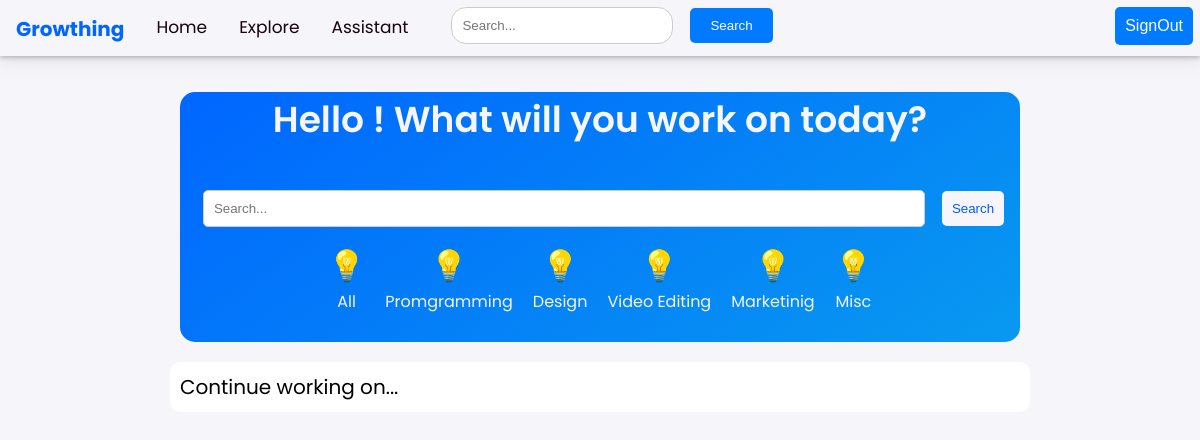
The app's page /home/ (signed in), older data.
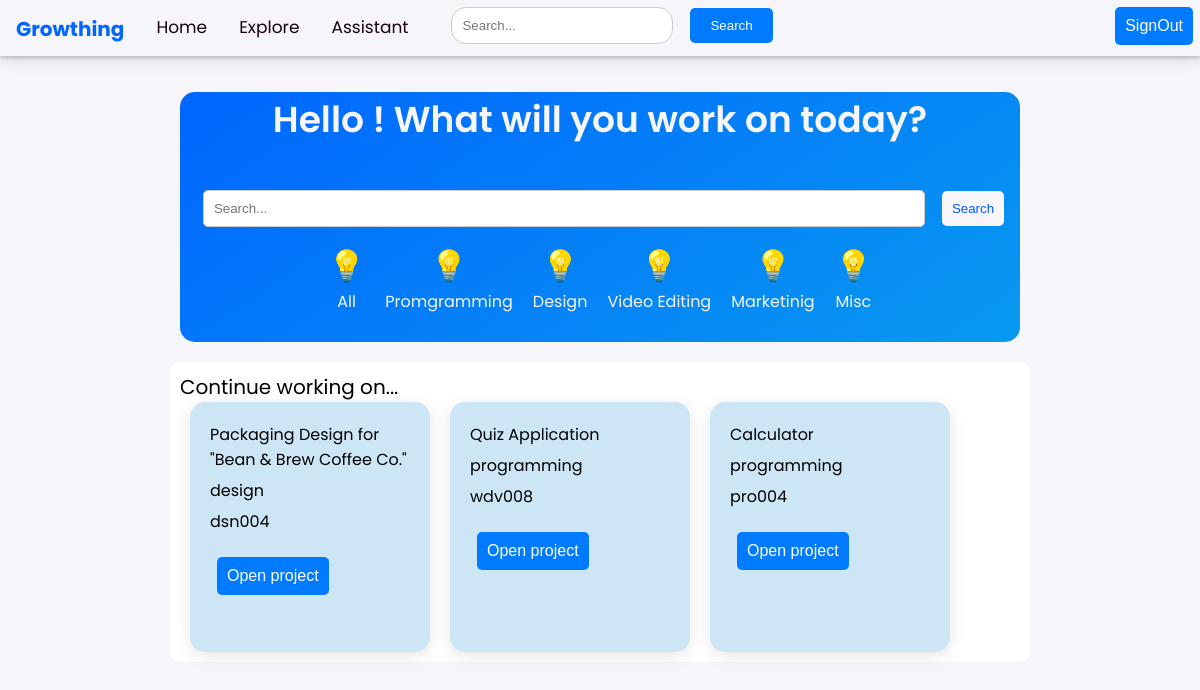
The same page, newer data.
### appname/models.py (models this page shows, shortened)
class Roadmap(models.Model):
    title = models.CharField(max_length=100)
    emoji = models.CharField(max_length=200, null=True)
    description = models.TextField()
    skills = models.CharField(max_length=200)
    tools = models.CharField(max_length=200, null=True)
    genre = models.CharField(max_length=20, choices=genre, default='misc')
    difficulty = models.CharField(max_length=20, choices=difficulty, default='misc')
    generate_roadmap = models.TextField()
    project_id = models.CharField(max_length=100)
    task = models.TextField()
    user = models.ForeignKey(User, on_delete=models.CASCADE, null=True)

### appname/views.py (the view)
# urls.py: path('home/', views.ongoing, name='ongoing_project_list'),
def ongoing(request):
    user= request.user
    ongoing_projects = Roadmap.objects.filter(user=request.user)
    context= {
        'ongoing_projects': ongoing_projects,
    }
    return render(request,'home.html', context)
    return render(request, 'home.html', context)

### templates/home.html (shortened to what this page needs)
<!DOCTYPE html>
<html lang="en">
<head>
</head>
<body>
  {% load static %}
  <nav style="box-shadow: 0 2px 4px rgba(0, 0, 0, 0.2)">
    <div class="navbar">
      <a class="logo" href="/">Growthing</a>
      <a href="/home">Home</a>
      <a href="/explore">Explore</a>
      <a href="/assistant">Assistant</a>
      <div class="search-bar">
        <input type="text" placeholder="Search...">
        <button type="submit">Search</button>
      </div>
      <div class="user">
      {% if user.is_authenticated %}
          <a href="/signout"><button class= "user-button" type="submit">SignOut</button></a>
          {% else %}
          <a href="/signup"><button class= "user-button" type="submit">SignUp</button></a>
          <a href="/signin"><button class= "user-button" type="submit">SignIn</button></a>
          {% endif %}
      </div>
    </div>
  </nav>
  {% if user.is_authenticated %}
          <div class="home-card">
            <div class="greeting">
              <p>Hello {{fname}}! What will you work on today?</p>
            </div>
            <div class="search-bar">
              <input type="text" placeholder="Search...">
              <button type="submit">Search</button>
            </div>
            <div class="redirect-button">
              <div class="btn">
                <p style="font-size: 30px;">&#128161;</p>
                <p style="font-size: 16px;">All</p>
              </div>
              <div class="btn">
                <p style="font-size: 30px;">&#128161;</p>
                <p style="font-size: 16px;">Promgramming</p>
              </div>
              <div class="btn">
                <p style="font-size: 30px;">&#128161;</p>
                <p style="font-size: 16px;">Design</p>
              </div>
              <div class="btn">
                <p style="font-size: 30px;">&#128161;</p>
                <p style="font-size: 16px;">Video Editing</p>
              </div>
              <div class="btn">
                <p style="font-size: 30px;">&#128161;</p>
                <p style="font-size: 16px;">Marketinig</p>
              </div>
              <div class="btn">
                <p style="font-size: 30px;">&#128161;</p>
                <p style="font-size: 16px;">Misc</p>
              </div>
            </div>
            </div>
            <div class="ongoing-projects">
              <div style="font-size: 20px;">Continue working on...</div>
              <div class="ongoing-container">
                {% for roadmap in ongoing_projects %}
                <div class="ongoing-card">
                <p>{{roadmap.title }}</p>
                <p>{{roadmap.genre}}</p>
                <p>{{roadmap.project_id}}</p>
                <a href="/{{ user.username }}/roadmap/{{ roadmap.project_id }}/">
                  <button class="open-project-button">Open project</button>
                </a>
              </div>
                {% endfor %}
              </div>
            </div>
  {% else %}
          <div class="model-content">
            <p>You need to signin/signup</p>
            <a href="/signup"><button class= "user-button" type="submit">SignUp</button></a>
            <a href="/signin"><button class= "user-button" type="submit">SignIn</button></a>
          </div>
  {% endif %}
</body>
</html>

Row changes from the older to the newer data that the page shows:
added Roadmap: title "Packaging Design for \"Bean & Brew Coffee Co.\"", genre "design", project_id "dsn004"
added Roadmap: title "Quiz Application", genre "programming", project_id "wdv008"
added Roadmap: title "Calculator", genre "programming", project_id "pro004"
